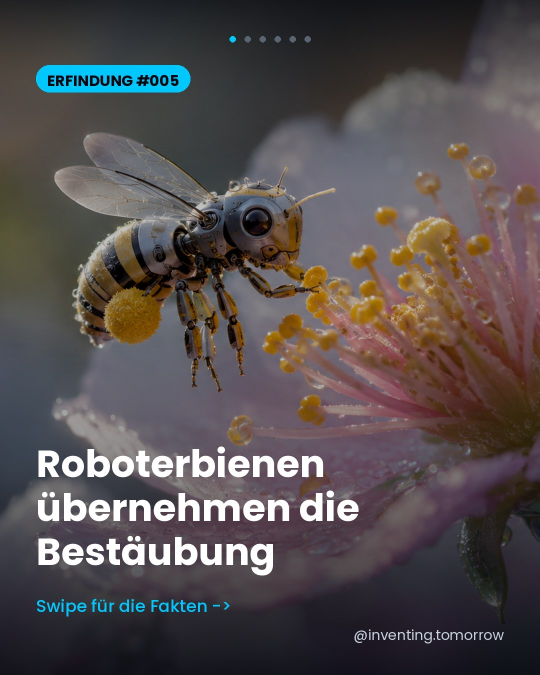
#> input picture rendered/inv_005/01_hook.jpg, 1080 x 1350 px (shown at 1/2 size)
$ python -i render_slides.py   (imports and definitions only)
#> lines starting #> are read from the running program, lines starting #| are printed output that depends on the picture
#!/usr/bin/env python3
"""
inventing.tomorrow — Carousel Slide Renderer
================================================
Nimmt ein KI-generiertes Rohbild + Text und baut daraus fertige,
gebrandete Instagram-Carousel-Slides (1080x1350, 4:5 Format).
"""

import json
import sys
from pathlib import Path
from PIL import Image, ImageDraw, ImageFont, ImageEnhance
CANVAS_SIZE = (1080, 1350)

COLORS = {
    "bg_fallback": (10, 14, 20),
    "text_primary": (255, 255, 255),
    "text_secondary": (200, 210, 225),
    "accent": (0, 200, 255),
    "overlay_dark": (5, 8, 14),
    "pill_bg": (0, 200, 255),
    "pill_text": (5, 8, 14),
}
FONT_DIR = Path("/usr/share/fonts/truetype/google-fonts")
FONTS = {
    "black": FONT_DIR / "Poppins-Bold.ttf",
    "bold": FONT_DIR / "Poppins-Bold.ttf",
    "medium": FONT_DIR / "Poppins-Medium.ttf",
    "regular": FONT_DIR / "Poppins-Regular.ttf",
}

HANDLE = "@inventing.tomorrow"
MARGIN = 72


def load_font(weight, size):
    return ImageFont.truetype(str(FONTS[weight]), size)


def prepare_background(image_path):
#> called with image_path = 'rendered/inv_005/01_hook.jpg'
    canvas = Image.new("RGB", CANVAS_SIZE, COLORS["bg_fallback"])
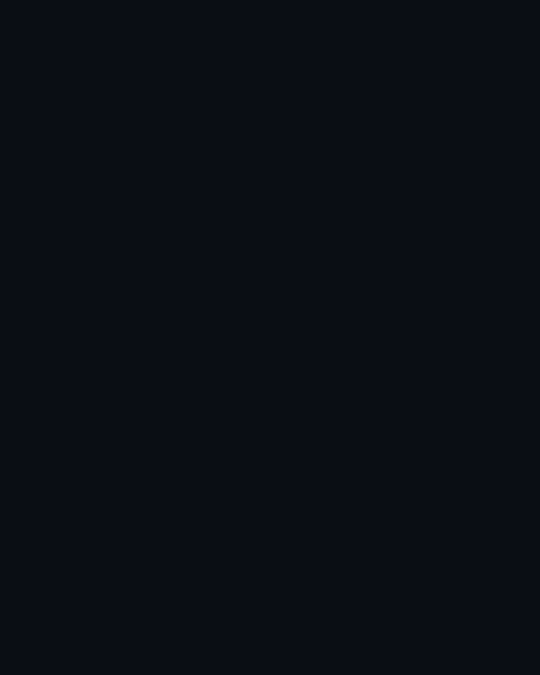
#> canvas: PIL image 1080x1350 RGB (shown at 1/2 size); mean R, G, B 10, 14, 20
    if image_path and Path(image_path).exists():
        img = Image.open(image_path).convert("RGB")
#> img is the input picture: PIL image 1080x1350 RGB; mean R, G, B 84.8, 78.1, 78.8
        target_ratio = CANVAS_SIZE[0] / CANVAS_SIZE[1]
        w, h = img.size
#> w = 1080; h = 1350
        current_ratio = w / h
#> current_ratio = 0.8
        if current_ratio > target_ratio:
            new_w = int(h * target_ratio)
            left = (w - new_w) // 2
            img = img.crop((left, 0, left + new_w, h))
        else:
            new_h = int(w / target_ratio)
#> new_h = 1350
            top = (h - new_h) // 2
#> top = 0
            img = img.crop((0, top, w, top + new_h))
        img = img.resize(CANVAS_SIZE, Image.LANCZOS)
        img = ImageEnhance.Brightness(img).enhance(0.75)
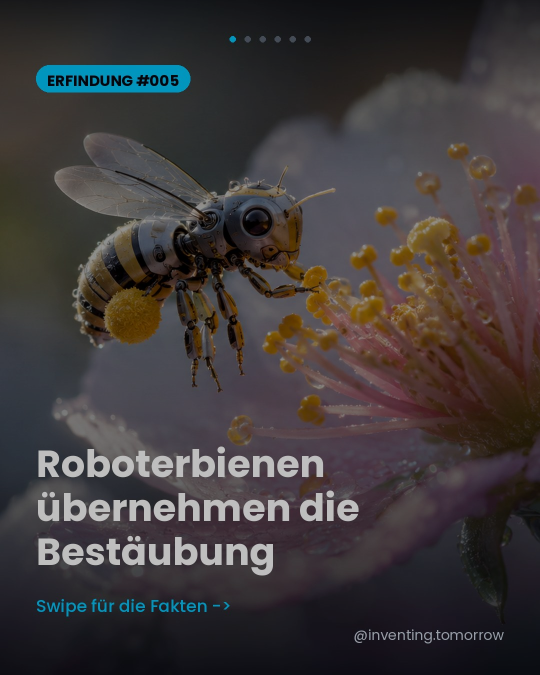
#> img: PIL image 1080x1350 RGB (shown at 1/2 size); mean R, G, B 63.3, 58.2, 58.8
        img = ImageEnhance.Contrast(img).enhance(1.05)
        canvas = img
    else:
        draw = ImageDraw.Draw(canvas)
        for y in range(CANVAS_SIZE[1]):
            t = y / CANVAS_SIZE[1]
            draw.line([(0, y), (CANVAS_SIZE[0], y)],
                      fill=(int(10 + t * 15), int(14 + t * 20), int(20 + t * 35)))
    return canvas


# [181 lines left out: functions add_gradient_overlay, wrap_text, draw_pill, draw_handle_watermark, draw_progress_dots, render_hook_slide and 5 more, not called in this run]


# [8 lines not run here, left out]

>>> result = prepare_background('rendered/inv_005/01_hook.jpg')
